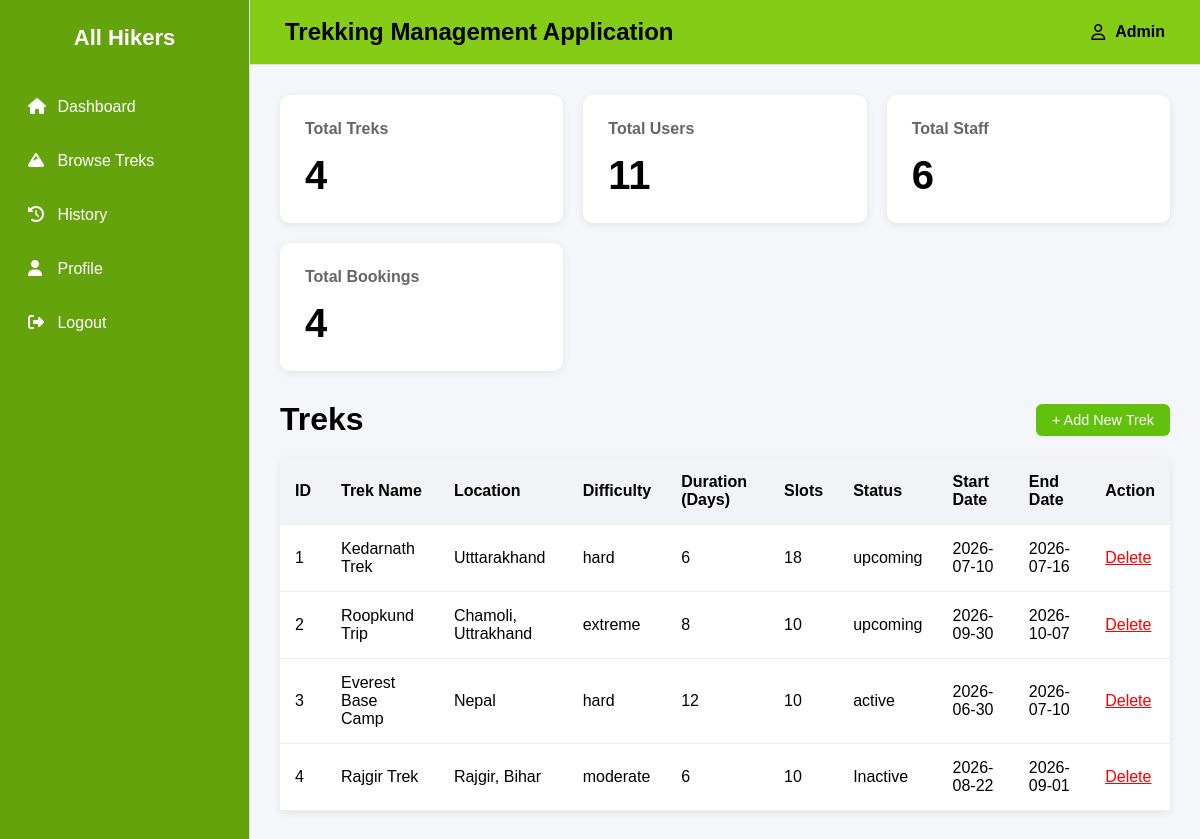
The page /admin_dashboard/trek on the database as committed earlier.
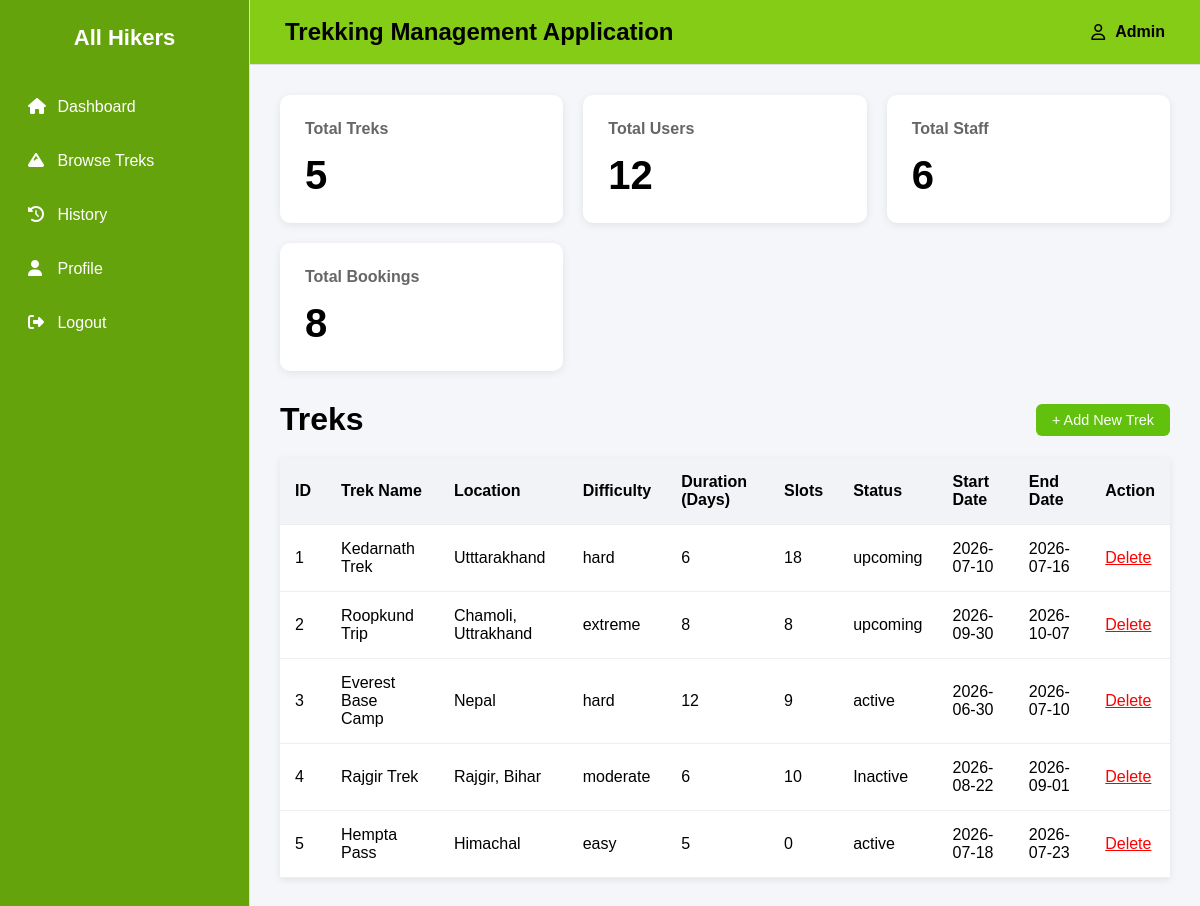
The same page on the database as committed later.
### backend/models.py (models this page shows)
class Trek(db.Model):
    __tablename__="trek"
    id = db.Column(db.Integer,primary_key=True)
    trek_name = db.Column(db.String,nullable=False)
    location = db.Column(db.String,nullable=False)
    difficulty = db.Column(db.String,nullable=False)
    duration_days = db.Column(db.Integer,nullable=False)
    available_slots = db.Column(db.Integer,nullable=False)
    assigned_staff_id = db.Column(db.Integer, db.ForeignKey("staff_profile.id"),nullable=True)
    status = db.Column(db.String,default="Available")
    start_date = db.Column(db.Date,nullable=False)
    end_date = db.Column(db.Date,nullable=False)
    bookings=db.relationship("Booking",cascade="all,delete",backref="trek",lazy=True) #Trek can access all of its bookings

### backend/controllers.py (the view)
@auth_bp.route('/admin_dashboard/trek')
def trek():
    total_treks = Trek.query.count()
    total_users = Users.query.count()
    total_staff = Staff_profile.query.count()
    total_bookings = Booking.query.count()
    treks = Trek.query.all()
    return render_template('admin_trek.html', treks=treks, total_treks=total_treks, total_users=total_users, total_staff=total_staff, total_bookings=total_bookings)

### templates/admin_trek.html (shortened to what this page needs)
{% extends "base.html" %}
{% block content %}
<link rel="stylesheet" href="{{ url_for('static', filename='css/dashboard.css') }}">
<div class="trek-header">
    <h1>Treks</h1>
    <a href="{{ url_for('auth.add_trek') }}" class="btn-add-trek">+ Add New Trek</a>
</div>
<div>
    {% if treks %}
    <table class="task-table">
        <thead>
            <tr>
                <th>ID</th>
                <th>Trek Name</th>
                <th>Location</th>
                <th>Difficulty</th>
                <th>Duration (Days)</th>
                <th>Slots</th>
                <th>Status</th>
                <th>Start Date</th>
                <th>End Date</th>
                <th>Action</th>
            </tr>
        </thead>
        <tbody>
            {% for trek in treks %}
            <tr>
                <td>{{ loop.index }}</td>
                <td>{{ trek.trek_name }}</td>
                <td>{{ trek.location }}</td>
                <td>{{ trek.difficulty }}</td>
                <td>{{ trek.duration_days }}</td>
                <td>{{ trek.available_slots }}</td>
                <td>{{ trek.status }}</td>
                <td>{{ trek.start_date }}</td>
                <td>{{ trek.end_date }}</td>
                <td>
                    <a href="{{ url_for('auth.delete_trek', trek_id=trek.id) }}"
                       onclick="return confirm('Delete this trek?')"
                       style="color:red;">Delete</a>
                </td>
            </tr>
            {% endfor %}
        </tbody>
    </table>
    {% else %}
        <p>No treks added yet.</p>
    {% endif %}
</div>
{% endblock %}

Rows that differ between the two databases and show on the page:
changed Trek "Roopkund Trip": available_slots "10" → "8"
changed Trek "Everest Base Camp": available_slots "10" → "9"
added Trek: trek_name "Hempta Pass", location "Himachal", difficulty "easy", duration_days "5", available_slots "0", status "active", start_date "2026-07-18", end_date "2026-07-23"
Other text that changed with them:
{{ total_treks }}: "4" → "5"
{{ total_users }}: "11" → "12"
{{ total_bookings }}: "4" → "8"
